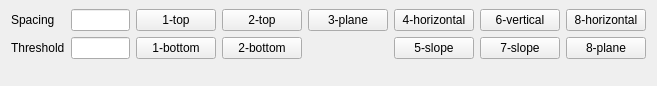
<?xml version="1.0" encoding="UTF-8"?>
<ui version="4.0">
 <class>toolbar_autoSeeding</class>
 <widget class="QWidget" name="toolbar_autoSeeding">
  <property name="geometry">
   <rect>
    <x>0</x>
    <y>0</y>
    <width>657</width>
    <height>86</height>
   </rect>
  </property>
  <property name="windowTitle">
   <string>Form</string>
  </property>
  <layout class="QGridLayout" name="gridLayout">
   <property name="topMargin">
    <number>9</number>
   </property>
   <property name="bottomMargin">
    <number>9</number>
   </property>
   <property name="spacing">
    <number>6</number>
   </property>
   <item row="0" column="3">
    <widget class="QPushButton" name="pushButton2top">
     <property name="toolTip">
      <string>Automated sowing. Please go to our website to download the explanations</string>
     </property>
     <property name="text">
      <string>2-top</string>
     </property>
    </widget>
   </item>
   <item row="1" column="3">
    <widget class="QPushButton" name="pushButton2bottom">
     <property name="toolTip">
      <string>Automated sowing. Please go to our website to download the explanations</string>
     </property>
     <property name="text">
      <string>2-bottom</string>
     </property>
    </widget>
   </item>
   <item row="0" column="6">
    <widget class="QPushButton" name="pushButton6vertical">
     <property name="toolTip">
      <string>Automated sowing. Please go to our website to download the explanations</string>
     </property>
     <property name="text">
      <string>6-vertical</string>
     </property>
    </widget>
   </item>
   <item row="4" column="0" colspan="3">
    <spacer name="verticalSpacer">
     <property name="orientation">
      <enum>Qt::Vertical</enum>
     </property>
     <property name="sizeHint" stdset="0">
      <size>
       <width>0</width>
       <height>0</height>
      </size>
     </property>
    </spacer>
   </item>
   <item row="1" column="5">
    <widget class="QPushButton" name="pushButton5slope">
     <property name="toolTip">
      <string>Automated sowing. Please go to our website to download the explanations</string>
     </property>
     <property name="text">
      <string>5-slope</string>
     </property>
    </widget>
   </item>
   <item row="0" column="1">
    <widget class="QDoubleEdit" name="spacingLineEdit">
     <property name="sizePolicy">
      <sizepolicy hsizetype="Preferred" vsizetype="Fixed">
       <horstretch>0</horstretch>
       <verstretch>0</verstretch>
      </sizepolicy>
     </property>
    </widget>
   </item>
   <item row="1" column="1">
    <widget class="QDoubleEdit" name="thresholdLineEdit">
     <property name="sizePolicy">
      <sizepolicy hsizetype="Preferred" vsizetype="Fixed">
       <horstretch>0</horstretch>
       <verstretch>0</verstretch>
      </sizepolicy>
     </property>
    </widget>
   </item>
   <item row="0" column="0">
    <widget class="QLabel" name="label">
     <property name="text">
      <string>Spacing</string>
     </property>
    </widget>
   </item>
   <item row="0" column="5">
    <widget class="QPushButton" name="pushButton4horizontal">
     <property name="toolTip">
      <string>Automated sowing. Please go to our website to download the explanations</string>
     </property>
     <property name="text">
      <string>4-horizontal</string>
     </property>
    </widget>
   </item>
   <item row="1" column="0">
    <widget class="QLabel" name="label_2">
     <property name="text">
      <string>Threshold</string>
     </property>
    </widget>
   </item>
   <item row="1" column="6">
    <widget class="QPushButton" name="pushButton7slope">
     <property name="toolTip">
      <string>Automated sowing. Please go to our website to download the explanations</string>
     </property>
     <property name="text">
      <string>7-slope</string>
     </property>
    </widget>
   </item>
   <item row="0" column="2">
    <widget class="QPushButton" name="pushButton1top">
     <property name="toolTip">
      <string>Automated sowing. Please go to our website to download the explanations</string>
     </property>
     <property name="text">
      <string>1-top</string>
     </property>
    </widget>
   </item>
   <item row="1" column="2">
    <widget class="QPushButton" name="pushButton1bottom">
     <property name="toolTip">
      <string>Automated sowing. Please go to our website to download the explanations</string>
     </property>
     <property name="text">
      <string>1-bottom</string>
     </property>
    </widget>
   </item>
   <item row="0" column="7">
    <widget class="QPushButton" name="pushButton8horizontal">
     <property name="toolTip">
      <string>Automated sowing. Please go to our website to download the explanations</string>
     </property>
     <property name="text">
      <string>8-horizontal</string>
     </property>
    </widget>
   </item>
   <item row="1" column="7">
    <widget class="QPushButton" name="pushButton8plane">
     <property name="toolTip">
      <string>Automated sowing. Please go to our website to download the explanations</string>
     </property>
     <property name="text">
      <string>8-plane</string>
     </property>
    </widget>
   </item>
   <item row="0" column="4">
    <widget class="QPushButton" name="pushButton3plane">
     <property name="toolTip">
      <string>Automated sowing. Please go to our website to download the explanations</string>
     </property>
     <property name="text">
      <string>3-plane</string>
     </property>
    </widget>
   </item>
  </layout>
 </widget>
 <customwidgets>
  <customwidget>
   <class>QDoubleEdit</class>
   <extends>QLineEdit</extends>
   <header>qdoubleedit.h</header>
  </customwidget>
 </customwidgets>
 <resources>
  <include location="../../../openscantools.qrc"/>
 </resources>
 <connections/>
</ui>
